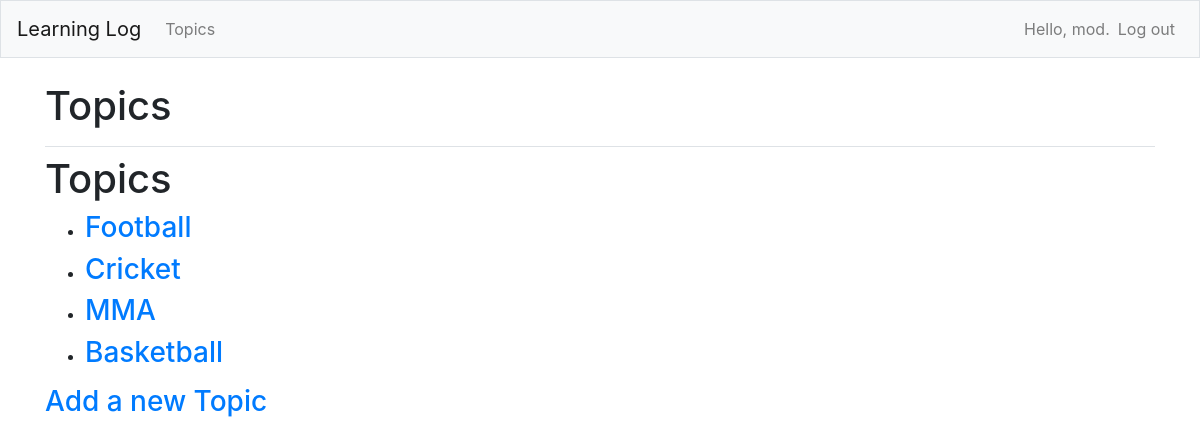
The app's page /topics/ (signed in), older data.
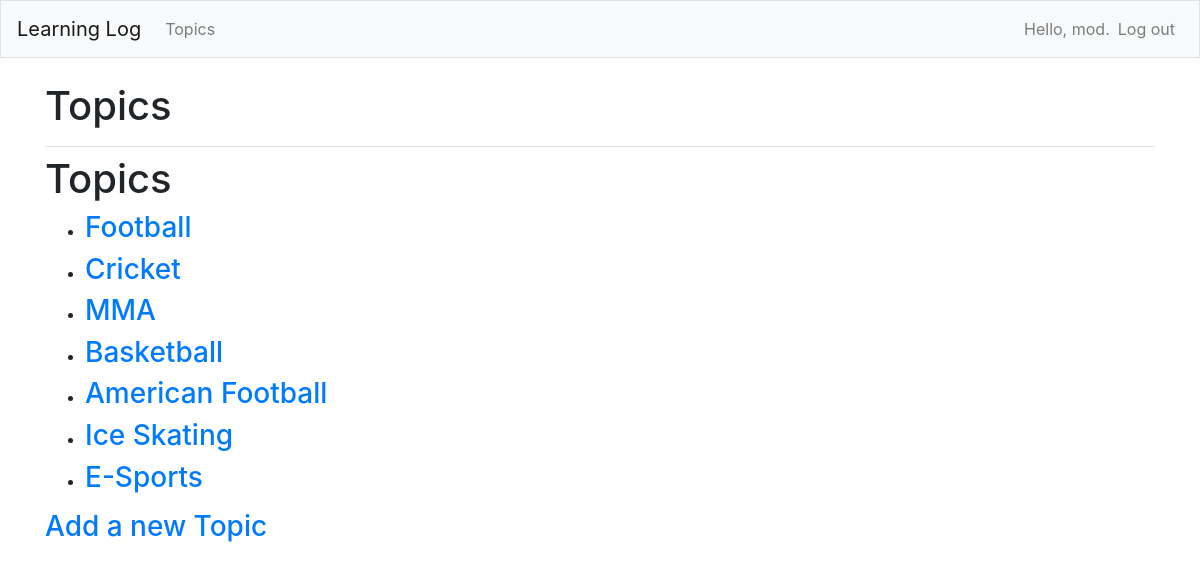
The same page, newer data.
### learning_logs/models.py (models this page shows)
class Topic(models.Model):
    text = models.CharField(max_length=200)
    date_added = models.DateTimeField(auto_now_add=True)
    owner = models.ForeignKey(User, on_delete=models.CASCADE)
    def __str__(self):
        return self.text

### learning_logs/views.py (the view)
# urls.py: path('topics/',views.topics, name='topics'),	# Topics Page
@login_required
def topics(request):
	topics= Topic.objects.filter(owner= request.user).order_by('date_added')
	context= {'topics': topics}
	return render(request, 'learning_logs/topics.html', context)

### learning_logs/templates/learning_logs/topics.html
{% extends "learning_logs/base.html" %}
{% block content %}
{% block page_header %}
	<h1>Topics</h1>
{% endblock page_header %}
<ul>
	{% for topic in topics %}
	<li><h3>
		<a href="{% url 'learning_logs:topic' topic.id %}"> {{topic}} </a>
	</h3></li>
	{% empty %}
	<li><h3> No topics have been added yet </h3></li>
	{% endfor %}
</ul>
<h3><a href="{% url 'learning_logs:new_topic' %}"> Add a new Topic </a></h3>
{% endblock content %}

### learning_logs/templates/learning_logs/base.html (shortened to what this page needs)
{% load bootstrap4 %}
<!doctype html>
<html lang="en">
<head>
    {% bootstrap_css %}
</head>
<body>
    <nav class="navbar navbar-expand-md navbar-light bg-light mb-4 border">
        <a class="navbar-brand" href="{% url 'learning_logs:index' %}"> Learning Log </a>
        <div class="collapse navbar-collapse" id="navbarCollapse">
            <ul class="navbar-nav mr-auto">
                <li class="nav-item">
                    <a class="nav-link" href="{% url 'learning_logs:topics' %}">
                    Topics </a></li>
                </ul>
            <ul class="navbar-nav ml-auto">
                {% if user.is_authenticated %}
                <li class="nav-item">
                    <span class="navbar-text">Hello, {{user.username}}.</span>
                </li>
                <li class="nav-item">
                    <a class="nav-link" href="{% url 'users:logout' %}">Log out </a>
                </li>
                {% endif %}
            </ul>
        </div>
    </nav>
    <main role="main" class="container">
        <div class="pb-2 mb-2 border-bottom">
            {% block page_header %}{% endblock page_header %}
        </div>
        <div >
            {% block content %}{% endblock content %}
        </div>
    </main>
</body>

Row changes from the older to the newer data that the page shows:
added Topic: text "American Football"
added Topic: text "Ice Skating"
added Topic: text "E-Sports"
